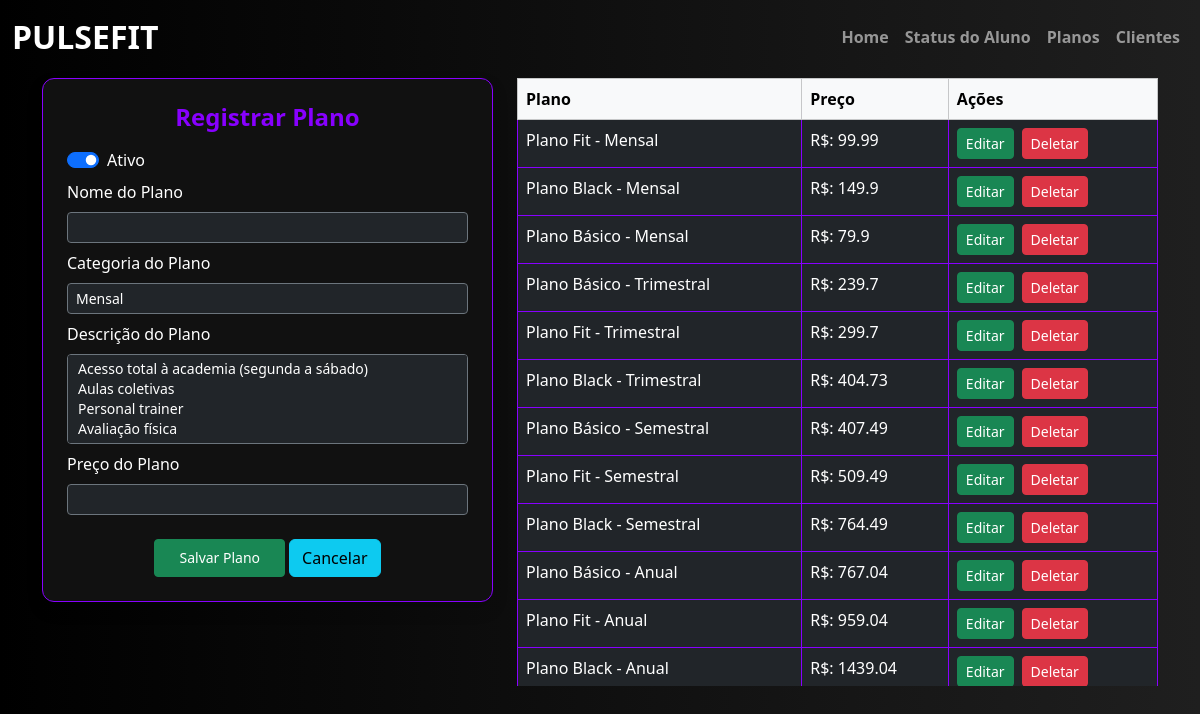
Screenshot of /registrar_plano with the database file from the repository.
### academia/models.py (models this page shows, shortened)
class Plano(db.Model):
    __tablename__ = "plano"
    id = db.Column(db.Integer, primary_key=True)
    ativo = db.Column(db.Boolean, default=True, nullable=False)
    dtcadastro = db.Column(db.DateTime, default=datetime.utcnow, nullable=False)
    plano = db.Column(db.String(50), nullable=False)
    preco = db.Column(db.Float, nullable=False)
    categoria = db.Column(db.String(20), nullable=False)
    descricao = db.Column(db.Text, nullable=False)

### academia/routes.py (the view, shortened to what this page needs)
@app.route("/registrar_plano", methods=['GET', 'POST'])
def page_registrar_plano():
    form_plano = CadastroPlano()
    if request.method == "GET":
        planos = Plano.query.all()
        return render_template("registrar_plano.html", form_plano=form_plano, planos=planos)

### academia/forms.py
class CadastroPlano(FlaskForm):
    ativo = BooleanField(label="Ativo", default=True)
    plano = StringField(label="Nome do Plano", validators=[DataRequired()])
    preco = DecimalField(label="Preço do Plano", validators=[DataRequired()])
    categoria = SelectField(label="Categoria do Plano",
        choices=[
            ("Mensal", "Mensal"),
            ("Trimestral", "Trimestral"),
            ("Semestral", "Semestral"),
            ("Anual", "Anual"),
        ], validators=[DataRequired()]
    )
    descricao = SelectMultipleField(label="Descrição do Plano",
        choices=[
            ("Acesso total à academia (segunda a sábado)", "Acesso total à academia (segunda a sábado)"),
            ("Aulas coletivas", "Aulas coletivas"),
            ("Personal trainer", "Personal trainer"),
            ("Avaliação física", "Avaliação física"),
            ("Camiseta Pulse Fit", "Camiseta Pulse Fit"),
        ], validators=[DataRequired()]
    )
    submit = SubmitField("Salvar Plano")

### academia/templates/registrar_plano.html (shortened to what this page needs)
{% extends 'base.html' %}
{% block conteudo %}
<body style="background: linear-gradient(to right, #000000, #1f1f1f); font-family: 'Segoe UI', sans-serif; color: white;">
    <div class="container py-1">
        <div class="row justify-content-center align-items-start g-4">
            <div class="col-lg-5 col-md-6">
                <div class="p-4 shadow" style="background-color: #111; border-radius: 12px; border: 1px solid #8800ff;">
                    <h4 class="text-center mb-3 fw-bold" style="color: #8800ff;">
                        {% if plano_atual %}
                            Editar Plano
                        {% else %}
                            Registrar Plano
                        {% endif %}
                    </h4>
                    <form method="POST">
                        <div class="form-check form-switch mb-2">
                            {{ form_plano.ativo(class="form-check-input") }}
                            <label class="form-check-label">{{ form_plano.ativo.label.text }}</label>
                        </div>
                        <div class="mb-2">
                            <label class="form-label">{{ form_plano.plano.label.text }}</label>
                            {{ form_plano.plano(class="form-control form-control-sm bg-dark text-white border-secondary") }}
                        </div>
                        <div class="mb-2">
                            <label class="form-label">{{ form_plano.categoria.label.text }}</label>
                            {{ form_plano.categoria(class="form-control form-control-sm bg-dark text-white border-secondary") }}
                        </div>
                        <div class="mb-2">
                            <label class="form-label">{{ form_plano.descricao.label.text }}</label>
                            {{ form_plano.descricao(class="form-control form-control-sm bg-dark text-white border-secondary", rows=2) }}
                        </div>
                        <div class="mb-3">
                            <label class="form-label">{{ form_plano.preco.label.text }}</label>
                            {{ form_plano.preco(class="form-control form-control-sm bg-dark text-white border-secondary decimal-field") }}
                        </div>
                        <div class="row mt-4">
                            <div class="col text-center">
                                <div class="d-flex justify-content-center gap-1">
                                    {{ form_plano.submit(class="btn btn-success btn-sm px-4") }}
                                    <a href="{{ url_for('page_registrar_plano') }}" class="btn btn-info">Cancelar</a>
                                </div>
                            </div>
                        </div>
                    </form>
                </div>
            </div>
            <div class="col-lg-7 col-md-6">
                <div class="table-responsive" style="max-height: 76vh;">
                    <table class="table table-dark table-hover table-bordered mb-0" style="background-color: #111; border-radius: 12px; border: 1px solid #8800ff;">
                        <thead class="table-light text-dark">
                            <tr>
                                <th>Plano</th>
                                <th>Preço</th>
                                <th>Ações</th>
                            </tr>
                        </thead>
                        <tbody>
                            {% for plano in planos %}
                                <tr>
                                    <td>{{ plano.plano }} - {{ plano.categoria }}</td>
                                    <td>R$: {{ plano.preco }}</td>
                                    <td>
                                        <div class="d-flex gap-2">
                                            <form method="GET" action="{{ url_for('editar_plano', plano_id=plano.id) }}">
                                                <button class="btn btn-success btn-sm" type="submit">Editar</button>
                                            </form>
                                            <form method="POST" action="{{ url_for('deletar_plano') }}">
                                                <button class="btn btn-danger btn-sm" type="submit">Deletar</button>
                                            </form>
                                        </div>
                                    </td>
                                </tr>
                            {% endfor %}
                        </tbody>
                    </table>
                </div>
            </div>
        </div>
    </div>
</body>
{% endblock %}

### rows the page displays
Plano: plano "Plano Fit", categoria "Mensal", preco "99.99"
Plano: plano "Plano Black", categoria "Mensal", preco "149.9"
Plano: plano "Plano Básico", categoria "Mensal", preco "79.9"
Plano: plano "Plano Básico", categoria "Trimestral", preco "239.7"
Plano: plano "Plano Fit", categoria "Trimestral", preco "299.7"
Plano: plano "Plano Black", categoria "Trimestral", preco "404.73"
Plano: plano "Plano Básico", categoria "Semestral", preco "407.49"
Plano: plano "Plano Fit", categoria "Semestral", preco "509.49"
Plano: plano "Plano Black", categoria "Semestral", preco "764.49"
Plano: plano "Plano Básico", categoria "Anual", preco "767.04"
Plano: plano "Plano Fit", categoria "Anual", preco "959.04"
Plano: plano "Plano Black", categoria "Anual", preco "1439.04"
